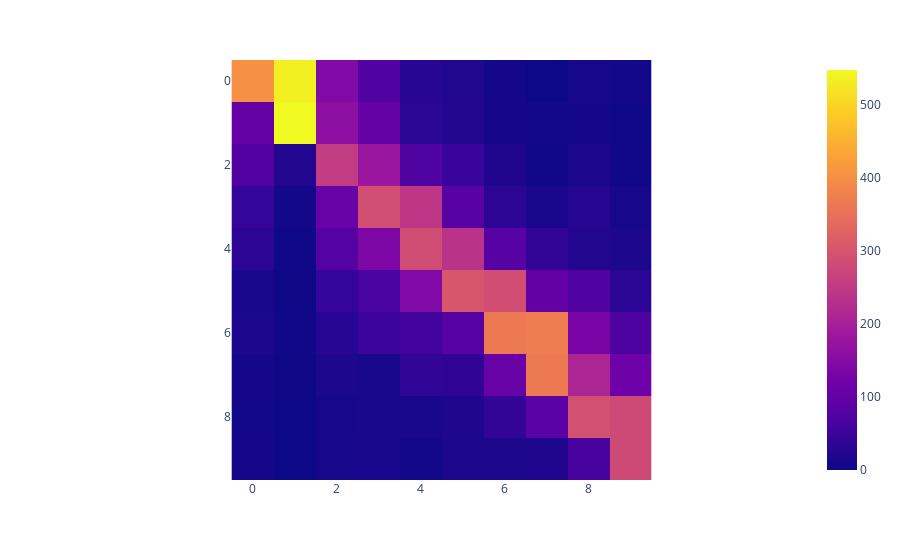

This figure's notebook cell:
### Code cell
df = pd.DataFrame(index=range(10))
for i in range(10):
    df[i] = pd.Series([f  for l, f in z if l==i]).value_counts()
df = df.fillna(0)
px.imshow(df)

### Figure 1 — Plotly figure (JSON) as saved in the notebook; plotly's stock layout.template omitted (floating-point values rounded to 4 significant figures)
{"data": [{"coloraxis": "coloraxis", "hovertemplate": "x: %{x}<br>y: %{y}<br>color: %{z}<extra></extra>", "type": "heatmap", "z": [[403, 536, 143, 75, 27, 21, 9, 0, 11, 5], [104, 548, 160, 104, 30, 23, 8, 5, 7, 2], [79, 23, 253, 181, 74, 46, 20, 4, 17, 3], [42, 5, 105, 289, 244, 86, 34, 14, 27, 10], [34, 2, 81, 138, 287, 237, 84, 39, 24, 17], [14, 1, 43, 65, 143, 303, 288, 99, 76, 30], [17, 4, 27, 50, 57, 85, 365, 371, 131, 72], [8, 1, 16, 13, 38, 37, 106, 365, 210, 116], [6, 0, 11, 13, 13, 18, 41, 89, 291, 280], [7, 0, 10, 12, 5, 16, 16, 18, 63, 280]]}], "layout": {"coloraxis": {"colorscale": [[0, "#0d0887"], [0.1111, "#46039f"], [0.2222, "#7201a8"], [0.3333, "#9c179e"], [0.4444, "#bd3786"], [0.5556, "#d8576b"], [0.6667, "#ed7953"], [0.7778, "#fb9f3a"], [0.8889, "#fdca26"], [1, "#f0f921"]]}, "margin": {"t": 60}, "xaxis": {"constrain": "domain", "scaleanchor": "y"}, "yaxis": {"autorange": "reversed", "constrain": "domain"}}}
